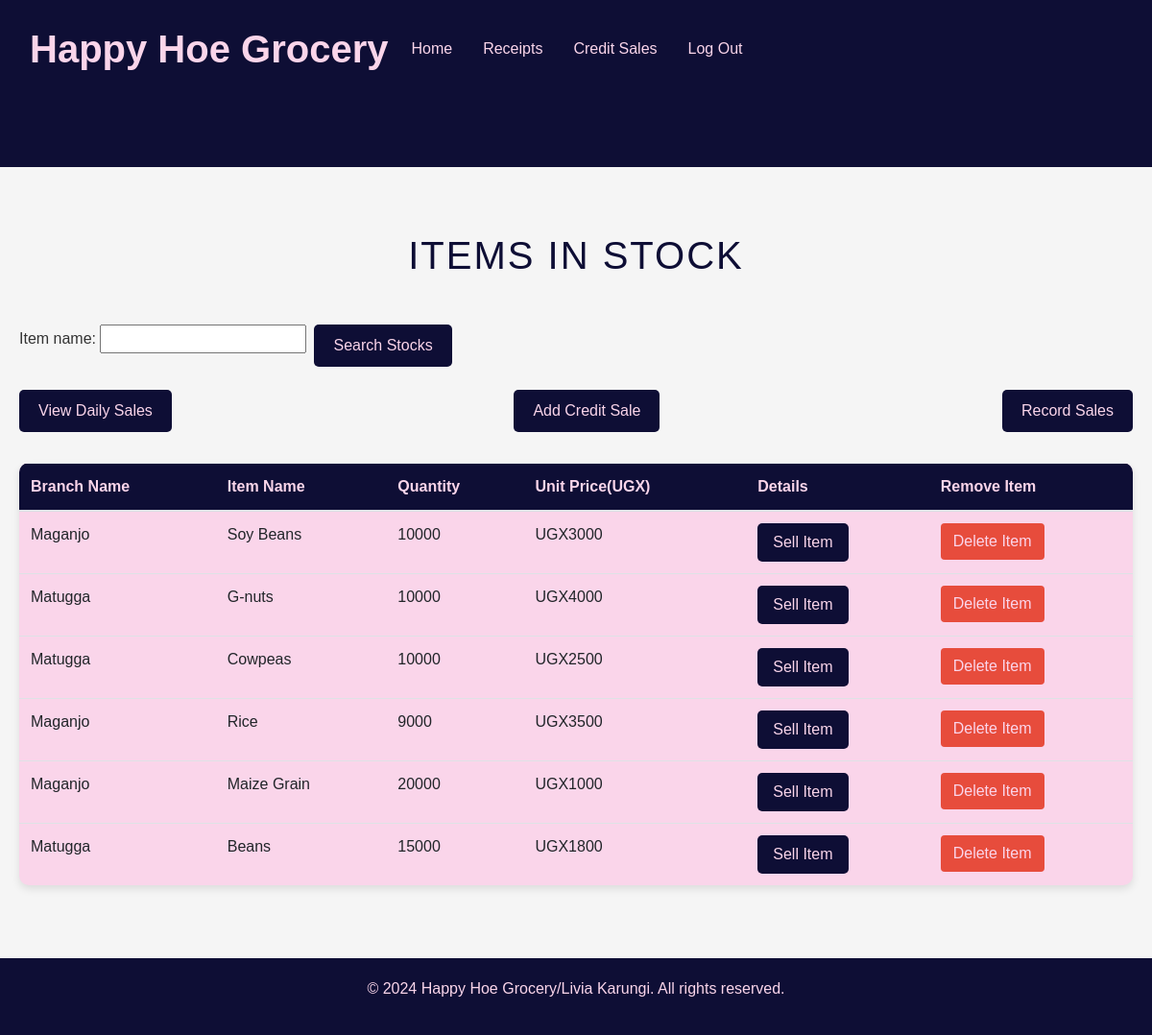
The app's page /home/ (signed in) with its own data.
### Groceryapp/models.py (models this page shows, shortened)
class Stock(models.Model):
    item_name = models.CharField(max_length=50, null=True, blank=True)
    stock_types = models.CharField(max_length=50, null=True, blank=True)
    stock_date = models.DateTimeField( auto_now_add = True, null= True, blank=True)
    stock_time =models.TimeField(auto_now_add=True)
    stock_quantity = models.IntegerField(default=0, null=True, blank=True)
    stock_cost = models.IntegerField(default=0, null=True, blank=True)
    stock_dealer_name = models.CharField(max_length=50, null=True, blank=True)
    stock_contact = models.CharField(max_length=50, null=True, blank=True)
    stock_branch_name = models.CharField(max_length=50, null=True, blank=True)
    unit_price = models.IntegerField(default=0, null=True, blank=True)

### Groceryapp/views.py (the view)
# urls.py: 2. Add a URL to urlpatterns:  path('', views.home, name='home')
@login_required
def home(request):
    products = Stock.objects.all().order_by('-id') #we're creating a variable called stock, arranged by their orders called ids
    product_filters = StockFilter(request.GET, queryset=products)
    products = product_filters.qs
    return render(request, 'Groceryapp/home.html', {'products': products, 'product_filters': product_filters})

### Groceryapp/templates/Groceryapp/home.html (shortened to what this page needs)
{% extends 'Groceryapp/base.html' %}
{% load static %}
{% block content %}
<nav class="navbar navbar-expand-lg">
  <div class="container">
  </div>
</nav>
<div class="container mt-5">
  <h1 class="text-center mb-5">ITEMS IN STOCK</h1>
  <div class="mb-4">
    <form action="" method="POST" class="d-flex">
      {{ product_filters.form }}
      <input type="submit" value="Search Stocks" class="btn btn-action ml-2" />
    </form>
  </div>
  <div class="action-buttons">
    <a href="" class="btn btn-action">View Daily Sales</a>
    <a href="" class="btn btn-action">Add Credit Sale</a>
    <a href="" class="btn btn-action">Record Sales</a>
  </div>
  <table class="table">
    <thead>
      <tr>
        <th scope="col">Branch Name</th>
        <th scope="col">Item Name</th>
        <th scope="col">Quantity</th>
        <th scope="col">Unit Price(UGX)</th>
        <th scope="col">Details</th>
        <th scope="col">Remove Item</th>
      </tr>
    </thead>
    <tbody>
      {% for product in products %}
      <tr>
        <td>{{ product.stock_branch_name }}</td>
        <td>{{ product.item_name }}</td>
        <td>{{ product.stock_quantity }}</td>
        <td>UGX{{ product.unit_price }}</td>
        <td>
          <a href="{% url 'product_detail' product.id %}">
            <input type="submit" value="Sell Item" class="btn btn-sell" />
          </a>
        </td>
        <td>
          <a href="{% url 'delete_detail' product.id %}">
            <input type="submit" value="Delete Item" class="btn btn-delete" />
          </a>
        </td>
      </tr>
      {% endfor %}
    </tbody>
  </table>
</div>
<div class="footer">
  <p>&copy; 2024 Happy Hoe Grocery/Livia Karungi. All rights reserved.</p>
</div>
{% endblock %}

### Groceryapp/templates/Groceryapp/base.html (shortened to what this page needs)
{% load static%}
<!DOCTYPE html>
<html lang="en">
<head>
    <link rel="stylesheet" href="https://stackpath.bootstrapcdn.com/bootstrap/4.5.2/css/bootstrap.min.css">
    <link rel = "stylesheet" href = "{% static 'css/main.css/beans.jpg'%}">
</head>
<body>
  <nav class="navbar navbar-expand-lg bg-body-tertiary">
    <div class="container-fluid">
      <a class="navbar-brand" href="#">Happy Hoe Grocery</a>
      <div class="collapse navbar-collapse" id="navbarSupportedContent">
        <ul class="navbar-nav me-auto mb-2 mb-lg-0">
          {% if user.is_authenticated%}
          <li class="nav-item">
            <a class="nav-link active" aria-current="page" href="{% url 'home' %}">Home</a>
          </li>
          <li class="nav-item">
            <a class="nav-link" href="{% url 'receipt' %}">Receipts</a>
          </li>
            <a class="nav-link" href="{% url 'manage_credit' %}">Credit Sales</a>
            <a class="nav-link" href="{% url 'logout' %}">Log Out</a>
            {% endif %}
        </ul>
      </div>
    </div>
  </nav>
    {% block content%}
    {% endblock%}
</body>
</html>

### Groceryapp/templates/Groceryapp/base.html (style rules this page uses)
:root { --dark-blue: rgb(14,14,53); --palette-pink:rgb(250, 213,234); --light-gray: #f5f5f5; }
body { font-family: 'Raleway', sans-serif; background-color: var(--light-gray); color: #333; }
.navbar { background-color: rgb(14, 14, 53); padding: 1rem; }
.navbar-brand { color: rgb(250, 213,234) !important; font-size: 1.5rem; font-weight: bold; }
.nav-link { color: rgb(250, 213,234) !important; margin-right: 1rem; transition: color 0.3s ease; }
.container { max-width: 1200px; margin: 0 auto; padding: 20px; }
h1 { color: rgb(14, 14, 53); margin-bottom: 30px; font-size: 2.5em; text-transform: uppercase; letter-spacing: 2px; }
.action-buttons { display: flex; justify-content: space-between; margin-bottom: 2rem; }
.btn-action { background-color: rgb(14, 14, 53); color: rgb(250, 213,234); border: none; padding: 10px 20px; border-radius: 5px; cursor: pointer; transition: background-color 0.3s ease, transform 0.2s ease; }
.table { background-color: rgb(250, 213,234); border-radius: 10px; overflow: hidden; box-shadow: 0px 4px 8px rgb(0, 0, 0, 0.1); }
.table thead { background-color: rgb(14, 14, 53); color: rgb(250, 213,234); }
.table th, .table td { padding: 12px; text-align: left; }
.btn-sell { background-color: rgb(14, 14, 53); color: rgb(250, 213,234); border: none; padding: 8px 16px; border-radius: 5px; cursor: pointer; transition: background-color 0.3s ease; }
.btn-delete { background-color: #e74c3c; color: rgb(250, 213,234); }
.footer { background-color: rgb(14, 14, 53); color: rgb(250, 213,234) ; text-align: center; padding: 20px 0; margin-top: 40px; }

### Groceryapp/templates/Groceryapp/home.html (style rules this page uses)
:root { --dark-blue: rgb(14,14,53); --palette-pink:rgb(250, 213,234); --light-gray: #f5f5f5; }
body { font-family: 'Arial', sans-serif; background-color: var(--light-gray); color: #333; }
.navbar { background-color: rgb(14, 14, 53); padding: 1rem; }
.navbar-brand { color: rgb(250, 213,234) !important; font-size: 2.5rem; font-weight: bold; }
.nav-link { color: rgb(250, 213,234) !important; margin-right: 1rem; transition: color 0.3s ease; }
.container { max-width: 1200px; margin: 0 auto; padding: 20px; }
h1 { color: rgb(14, 14, 53); margin-bottom: 30px; font-size: 2.5em; text-transform: uppercase; letter-spacing: 2px; }
.action-buttons { display: flex; justify-content: space-between; margin-bottom: 2rem; }
.btn-action { background-color: rgb(14, 14, 53); color: rgb(250, 213,234); border: none; padding: 10px 20px; border-radius: 5px; cursor: pointer; transition: background-color 0.3s ease, transform 0.2s ease; }
.table { background-color: rgb(250, 213,234); border-radius: 10px; overflow: hidden; box-shadow: 0px 4px 8px rgb(0, 0, 0, 0.1); }
.table thead { background-color: rgb(14, 14, 53); color: rgb(250, 213,234); }
.table th, .table td { padding: 12px; text-align: left; }
.btn-sell { background-color: rgb(14, 14, 53); color: rgb(250, 213,234); border: none; padding: 8px 16px; border-radius: 5px; cursor: pointer; transition: background-color 0.3s ease; }
.btn-delete { background-color: #e74c3c; color: rgb(250, 213,234); }
.footer { background-color: rgb(14, 14, 53); color: rgb(250, 213,234) ; text-align: center; padding: 20px 0; margin-top: 40px; }

### records on screen
Stock: stock_branch_name "Maganjo", item_name "Soy Beans", stock_quantity "10000", unit_price "3000"
Stock: stock_branch_name "Matugga", item_name "G-nuts", stock_quantity "10000", unit_price "4000"
Stock: stock_branch_name "Matugga", item_name "Cowpeas", stock_quantity "10000", unit_price "2500"
Stock: stock_branch_name "Maganjo", item_name "Rice", stock_quantity "9000", unit_price "3500"
Stock: stock_branch_name "Maganjo", item_name "Maize Grain", stock_quantity "20000", unit_price "1000"
Stock: stock_branch_name "Matugga", item_name "Beans", stock_quantity "15000", unit_price "1800"
